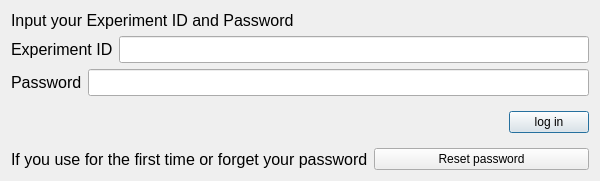
<?xml version="1.0" encoding="UTF-8"?>
<ui version="4.0">
 <class>Dialog</class>
 <widget class="QDialog" name="Dialog">
  <property name="geometry">
   <rect>
    <x>0</x>
    <y>0</y>
    <width>600</width>
    <height>171</height>
   </rect>
  </property>
  <property name="windowTitle">
   <string>Dialog</string>
  </property>
  <layout class="QVBoxLayout" name="verticalLayout">
   <item>
    <widget class="QLabel" name="LAB_Usage_ID">
     <property name="font">
      <font>
       <pointsize>12</pointsize>
      </font>
     </property>
     <property name="text">
      <string>Input your Experiment ID and Password</string>
     </property>
    </widget>
   </item>
   <item>
    <layout class="QHBoxLayout" name="horizontalLayout">
     <item>
      <widget class="QLabel" name="LAB_Title">
       <property name="font">
        <font>
         <pointsize>12</pointsize>
        </font>
       </property>
       <property name="text">
        <string>Experiment ID</string>
       </property>
      </widget>
     </item>
     <item>
      <widget class="QLineEdit" name="LE_Experiment_ID">
       <property name="font">
        <font>
         <pointsize>12</pointsize>
        </font>
       </property>
       <property name="text">
        <string/>
       </property>
      </widget>
     </item>
    </layout>
   </item>
   <item>
    <layout class="QHBoxLayout" name="horizontalLayout_2">
     <item>
      <widget class="QLabel" name="LAB_Title_2">
       <property name="font">
        <font>
         <pointsize>12</pointsize>
        </font>
       </property>
       <property name="text">
        <string>Password</string>
       </property>
      </widget>
     </item>
     <item>
      <widget class="QLineEdit" name="LE_Password">
       <property name="font">
        <font>
         <pointsize>12</pointsize>
        </font>
       </property>
       <property name="cursor">
        <cursorShape>IBeamCursor</cursorShape>
       </property>
       <property name="contextMenuPolicy">
        <enum>Qt::DefaultContextMenu</enum>
       </property>
       <property name="text">
        <string/>
       </property>
       <property name="echoMode">
        <enum>QLineEdit::Password</enum>
       </property>
      </widget>
     </item>
    </layout>
   </item>
   <item>
    <layout class="QHBoxLayout" name="horizontalLayout_3">
     <item>
      <spacer name="horizontalSpacer">
       <property name="orientation">
        <enum>Qt::Horizontal</enum>
       </property>
       <property name="sizeHint" stdset="0">
        <size>
         <width>20</width>
         <height>40</height>
        </size>
       </property>
      </spacer>
     </item>
     <item>
      <widget class="QPushButton" name="PB_Log_In">
       <property name="text">
        <string>log in</string>
       </property>
      </widget>
     </item>
    </layout>
   </item>
   <item>
    <layout class="QHBoxLayout" name="horizontalLayout_4">
     <item>
      <widget class="QLabel" name="LAB_Usage_ID_2">
       <property name="font">
        <font>
         <pointsize>12</pointsize>
        </font>
       </property>
       <property name="text">
        <string>If you use for the first time or forget your password</string>
       </property>
      </widget>
     </item>
     <item>
      <widget class="QPushButton" name="PB_Reset_Password">
       <property name="text">
        <string>Reset password</string>
       </property>
      </widget>
     </item>
    </layout>
   </item>
  </layout>
 </widget>
 <resources/>
 <connections/>
</ui>
